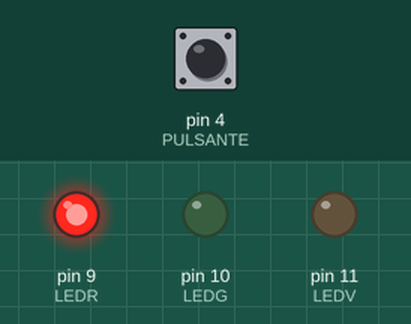
This sketch was run on a simulated Arduino Uno, built with avr-gcc and run on an emulated ATmega328P. On the bench: output pins drawn as LEDs (lit = HIGH). The inputs (shaded band) are chosen by the test bench; at power-on: pin 4 (PULSANTE) HIGH. What the sketch prints to the serial monitor is not drawn.

Above: at 1.2 s.
1.3 s: pin 4 (PULSANTE) pulled LOW for 0.15 s
At 1.6 s:
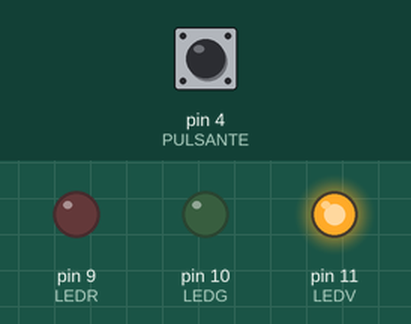
2.9 s: pin 4 (PULSANTE) pulled LOW for 1 s
At 4.1 s:
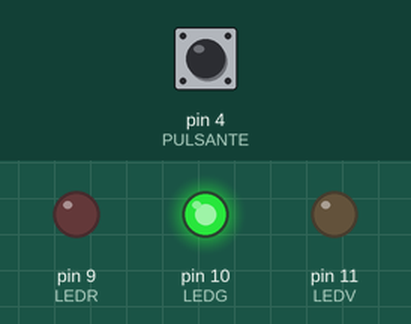
5.4 s: pin 4 (PULSANTE) pulled LOW for 0.15 s
At 5.9 s:
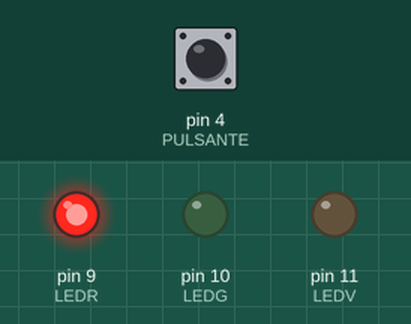
7.0 s: pin 4 (PULSANTE) pulled LOW for 3.2 s
At 8.4 s:
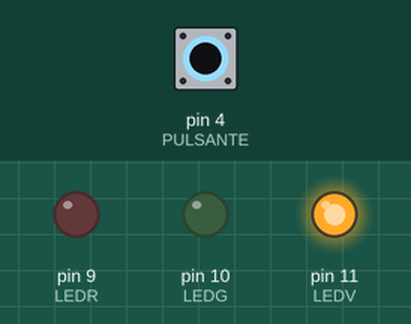
Timing chart, 0 to 10.0 s (numbered marks = the images above; inputs shaded):
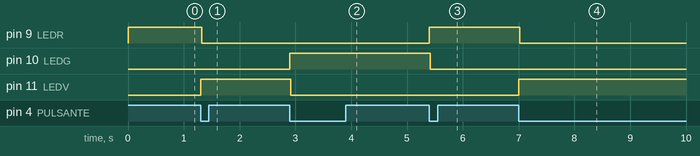

The sketch:

Demo_arduino.ino
```cpp
const int PULSANTE = 4;
const int LEDR = 9;
const int LEDG = 10;
const int LEDV = 11;

bool statoPrecedente = HIGH;
bool iniziato = false;
String colore = "";

void setup() {
  Serial.begin(9600);
  pinMode(PULSANTE, INPUT_PULLUP);
  pinMode(LEDR, OUTPUT);
  pinMode(LEDG, OUTPUT);
  pinMode(LEDV, OUTPUT);
}

void loop() {
  bool r = digitalRead(PULSANTE);
  if(iniziato == false && digitalRead(LEDR) == 0 && digitalRead(LEDG) == 0 && digitalRead(LEDV) == 0){
    digitalWrite(LEDR, HIGH);
    colore = "Rosso";
    Serial.println(colore);
  }
  if(statoPrecedente == 1 && r == 0 && digitalRead(LEDR) == 1 && digitalRead(LEDG) == 0 && digitalRead(LEDV) == 0){
    digitalWrite(LEDV, HIGH);
    iniziato = true;
    colore = "Verde";
    Serial.println(colore);
    delay(10);
    digitalWrite(LEDR, LOW);
    delay(100);
  } else if(statoPrecedente == 1 && r == 0 && digitalRead(LEDR) == 0 && digitalRead(LEDG) == 0 && digitalRead(LEDV) == 1){
    digitalWrite(LEDG, HIGH);
    colore = "Giallo";
    Serial.println(colore);
    delay(10);
    digitalWrite(LEDV, LOW);
    delay(100);
  } else if(statoPrecedente == 1 && r == 0 && digitalRead(LEDR) == 0 && digitalRead(LEDG) == 1 && digitalRead(LEDV) == 0){
    digitalWrite(LEDR, HIGH);
    colore = "Rosso";
    Serial.println(colore);
    delay(10);
    digitalWrite(LEDG, LOW);
    delay(100);
  }
  Serial.println(r);
  statoPrecedente = r;
}
```

Measured:
- after the input at 1.3 s, pin 9 (LEDR): HIGH → LOW at once; pin 11 (LEDV): LOW → HIGH at once
- after the input at 2.9 s, pin 10 (LEDG): LOW → HIGH at once; pin 11 (LEDV): HIGH → LOW at once
- after the input at 5.4 s, pin 9 (LEDR): LOW → HIGH at once; pin 10 (LEDG): HIGH → LOW at once
- after the input at 7.0 s, pin 9 (LEDR): HIGH → LOW at once; pin 11 (LEDV): LOW → HIGH at once
